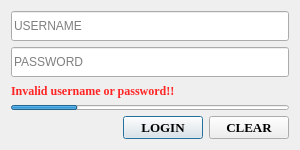
<?xml version="1.0" encoding="UTF-8"?>
<ui version="4.0">
 <class>dialogLogin</class>
 <widget class="QDialog" name="dialogLogin">
  <property name="windowModality">
   <enum>Qt::WindowModal</enum>
  </property>
  <property name="geometry">
   <rect>
    <x>0</x>
    <y>0</y>
    <width>300</width>
    <height>150</height>
   </rect>
  </property>
  <property name="minimumSize">
   <size>
    <width>300</width>
    <height>150</height>
   </size>
  </property>
  <property name="maximumSize">
   <size>
    <width>300</width>
    <height>150</height>
   </size>
  </property>
  <property name="windowTitle">
   <string>LOGIN</string>
  </property>
  <property name="windowIcon">
   <iconset resource="custom.qrc">
    <normaloff>:/icons/images/icons/login.png</normaloff>:/icons/images/icons/login.png</iconset>
  </property>
  <property name="styleSheet">
   <string notr="true"/>
  </property>
  <property name="modal">
   <bool>true</bool>
  </property>
  <layout class="QHBoxLayout" name="horizontalLayout">
   <item>
    <layout class="QVBoxLayout" name="verticalLayout">
     <property name="spacing">
      <number>6</number>
     </property>
     <item>
      <widget class="QLineEdit" name="lineEditLoginUsername">
       <property name="minimumSize">
        <size>
         <width>0</width>
         <height>30</height>
        </size>
       </property>
       <property name="statusTip">
        <string/>
       </property>
       <property name="maxLength">
        <number>20</number>
       </property>
       <property name="placeholderText">
        <string>USERNAME</string>
       </property>
      </widget>
     </item>
     <item>
      <widget class="QLineEdit" name="lineEditLoginPassword">
       <property name="minimumSize">
        <size>
         <width>0</width>
         <height>30</height>
        </size>
       </property>
       <property name="maxLength">
        <number>30</number>
       </property>
       <property name="echoMode">
        <enum>QLineEdit::Password</enum>
       </property>
       <property name="placeholderText">
        <string>PASSWORD</string>
       </property>
      </widget>
     </item>
     <item>
      <widget class="QLabel" name="labelInvalidLogin">
       <property name="enabled">
        <bool>true</bool>
       </property>
       <property name="font">
        <font>
         <family>Times New Roman</family>
         <weight>75</weight>
         <bold>true</bold>
        </font>
       </property>
       <property name="styleSheet">
        <string notr="true">#labelInvalidLogin{
color:#FF2525;
}</string>
       </property>
       <property name="text">
        <string>Invalid username or password!!</string>
       </property>
      </widget>
     </item>
     <item>
      <widget class="QProgressBar" name="progressBarLogin">
       <property name="maximumSize">
        <size>
         <width>16777215</width>
         <height>5</height>
        </size>
       </property>
       <property name="value">
        <number>24</number>
       </property>
       <property name="textVisible">
        <bool>false</bool>
       </property>
      </widget>
     </item>
     <item>
      <layout class="QHBoxLayout" name="horizontalLayout_2">
       <property name="topMargin">
        <number>0</number>
       </property>
       <item>
        <spacer name="horizontalSpacer">
         <property name="orientation">
          <enum>Qt::Horizontal</enum>
         </property>
         <property name="sizeHint" stdset="0">
          <size>
           <width>40</width>
           <height>20</height>
          </size>
         </property>
        </spacer>
       </item>
       <item>
        <widget class="QPushButton" name="pushButtonLogin">
         <property name="sizePolicy">
          <sizepolicy hsizetype="Fixed" vsizetype="Fixed">
           <horstretch>0</horstretch>
           <verstretch>0</verstretch>
          </sizepolicy>
         </property>
         <property name="font">
          <font>
           <family>Times New Roman</family>
           <pointsize>10</pointsize>
           <weight>75</weight>
           <italic>false</italic>
           <bold>true</bold>
          </font>
         </property>
         <property name="text">
          <string>LOGIN</string>
         </property>
        </widget>
       </item>
       <item>
        <widget class="QPushButton" name="pushButtonClear">
         <property name="sizePolicy">
          <sizepolicy hsizetype="Fixed" vsizetype="Fixed">
           <horstretch>0</horstretch>
           <verstretch>0</verstretch>
          </sizepolicy>
         </property>
         <property name="font">
          <font>
           <family>Times New Roman</family>
           <pointsize>10</pointsize>
           <weight>75</weight>
           <bold>true</bold>
          </font>
         </property>
         <property name="text">
          <string>CLEAR</string>
         </property>
        </widget>
       </item>
      </layout>
     </item>
    </layout>
   </item>
  </layout>
 </widget>
 <resources>
  <include location="custom.qrc"/>
 </resources>
 <connections/>
</ui>
